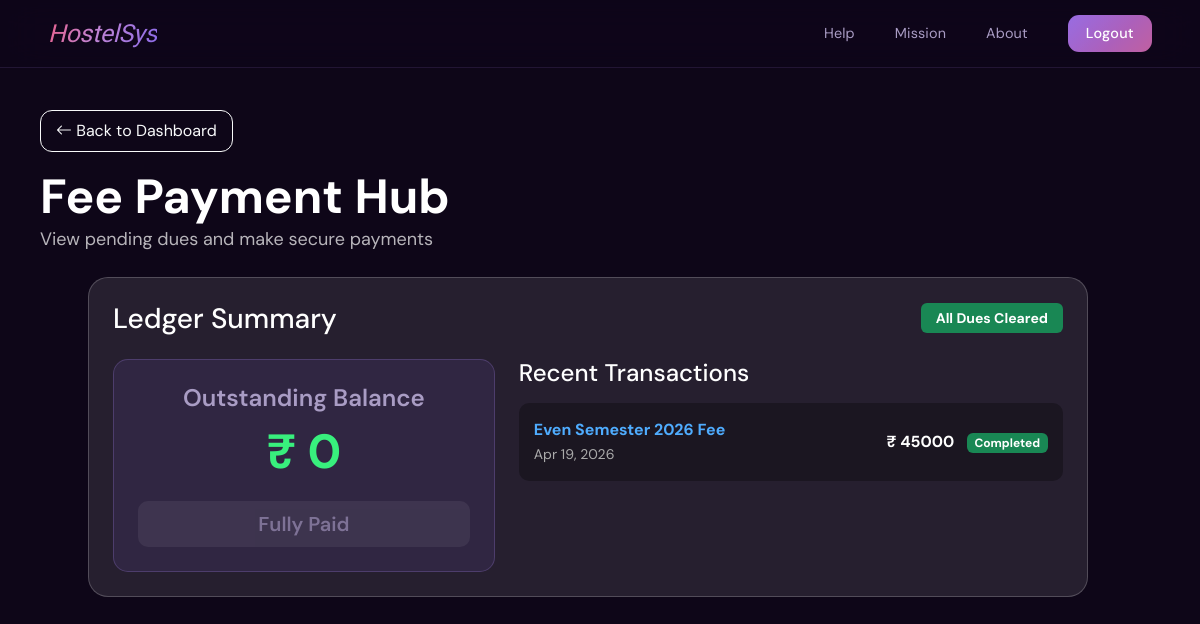
Page /student-fees/ (signed in) on the committed database.
### startpage/models.py (models this page shows, shortened)
class Fee(models.Model):
    class PaymentStatus(models.TextChoices):
        PAID = 'PAID', 'Paid'
        PENDING = 'PENDING', 'Pending'
        OVERDUE = 'OVERDUE', 'Overdue'
    student = models.ForeignKey(settings.AUTH_USER_MODEL, on_delete=models.CASCADE, related_name='fees')
    amount = models.DecimalField(max_digits=10, decimal_places=2)
    semester = models.CharField(max_length=20)
    payment_status = models.CharField(max_length=20, choices=PaymentStatus.choices, default=PaymentStatus.PENDING)
    paid_on = models.DateField(null=True, blank=True)
    created_at = models.DateTimeField(auto_now_add=True)
    updated_at = models.DateTimeField(auto_now=True)
    class Meta:
        ordering = ['-created_at']

### startpage/views.py (the view)
# urls.py: path('student-fees/', views.student_fees, name='student_fees'),
@login_required
def student_fees(request):
    if request.user.is_staff or request.user.is_superuser:
        return redirect('dashboard')
    pending_fee = Fee.objects.filter(student=request.user, payment_status=Fee.PaymentStatus.PENDING).first()
    paid_fees = Fee.objects.filter(student=request.user, payment_status=Fee.PaymentStatus.PAID).order_by('-paid_on', '-updated_at')[:5]
    return render(request, 'student_fees.html', {
        'pending_fee': pending_fee,
        'paid_fees': paid_fees,
    })

### templates/student_fees.html (shortened to what this page needs)
{% extends 'base.html' %}
{% block content %}
<main class="dashboard-content" style="padding: 110px 40px 50px 40px; min-height: calc(100vh - 80px);">
  <div class="mb-4">
    <a href="{% url 'dashboard' %}" class="btn btn-outline-light mb-3" style="border-radius: 12px; padding: 8px 15px;"><i class="bi bi-arrow-left"></i> Back to Dashboard</a>
    <h1 style="font-size: 48px; font-weight: 700; color: #fff; margin-bottom: 0;">Fee Payment Hub</h1>
    <p style="color: rgba(255,255,255,0.7); font-size: 18px;">View pending dues and make secure payments</p>
  </div>
  <div class="row" id="fees" style="width: 100%;">
    <div class="col-12 mb-4">
      <div class="card p-4 mx-auto" style="background: rgba(255,255,255,0.1); border-radius: 20px; border: 1px solid rgba(255,255,255,0.2); max-width: 1000px;">
          <div class="d-flex justify-content-between align-items-center mb-4">
            <h3 style="color:#fff; margin-bottom: 0;">Ledger Summary</h3>
            {% if pending_fee %}
            <span class="badge bg-danger" style="font-size: 14px; padding: 8px 15px;">Next Due: {{ pending_fee.semester }}</span>
            {% else %}
            <span class="badge bg-success" style="font-size: 14px; padding: 8px 15px;">All Dues Cleared</span>
            {% endif %}
          </div>
          <div class="row">
            <div class="col-md-5 mb-4 mb-md-0">
              <div class="p-4 h-100 d-flex flex-column justify-content-center" style="background: rgba(139, 107, 232, 0.1); border: 1px solid var(--border-mid); border-radius: 15px; text-align: center; color: white;">
                 <h4 style="font-weight: 600; margin-bottom: 10px; color: var(--text-secondary);">Outstanding Balance</h4>
                 {% if pending_fee %}
                 <h1 id="outstanding-balance-text" style="font-size: 48px; font-weight: 700; margin-bottom: 20px; color: var(--accent-violet);">₹ {{ pending_fee.amount|floatformat:0 }}</h1>
                 <button id="initiate-payment-btn" class="btn btn-light btn-lg w-100" style="background: var(--accent-violet); border: none; border-radius: 10px; font-weight: 600; color: #fff;">Pay Now</button>
                 {% else %}
                 <h1 id="outstanding-balance-text" style="font-size: 48px; font-weight: 700; margin-bottom: 20px; color: #38ef7d;">₹ 0</h1>
                 <button id="initiate-payment-btn" class="btn btn-light btn-lg w-100" style="background: rgba(255,255,255,0.1); border: none; border-radius: 10px; font-weight: 600; color: var(--text-secondary);" disabled>Fully Paid</button>
                 {% endif %}
              </div>
            </div>
            <div class="col-md-7">
              <h4 style="color:#fff; margin-bottom: 15px;">Recent Transactions</h4>
              <ul id="dynamic-transactions" style="list-style: none; padding: 0;">
                {% for p_fee in paid_fees %}
                <li style="background: rgba(0,0,0,0.3); padding: 15px; border-radius: 10px; margin-bottom: 10px; display: flex; justify-content: space-between; align-items: center;">
                  <div>
                    <strong style="color: #4facfe;">{{ p_fee.semester }} Fee</strong>
                    <br><small style="color: #aaa;">{{ p_fee.paid_on|date:"M d, Y" }}</small>
                  </div>
                  <div>
                    <strong style="color: #fff;">₹ {{ p_fee.amount|floatformat:0 }}</strong>
                    <span class="badge bg-success ms-2">Completed</span>
                  </div>
                </li>
                {% empty %}
                <li style="background: rgba(0,0,0,0.3); padding: 15px; border-radius: 10px; margin-bottom: 10px; display: flex; justify-content: center; align-items: center;">
                  <strong style="color: var(--text-muted);">No recent transactions</strong>
                </li>
                {% endfor %}
              </ul>
            </div>
          </div>
      </div>
    </div>
  </div>
</main>
{% endblock %}

### templates/base.html (style rules this page uses)
:root { --bg-deep: #0e0618; --bg-mid: #160d24; --bg-surface: #1e1230; --bg-card: #261740; --bg-input: #1a0f2e; --accent-rose: #e8608a; --accent-violet: #8b6be8; --accent-soft: #c084d4; --text-primary: #f4eeff; --text-secondary: #a99cc4; --text-muted: #6d5f8a; --border-subtle: rgba(180,140,255,0.12); --border-mid: rgba(180,140,255,0.22); }
*, *::before, *::after { box-sizing: border-box; }
html, body { height: 100%; margin: 0; padding: 0; width: 100%; overflow-x: hidden; background: var(--bg-deep) !important; color: var(--text-primary) !important; font-family: 'DM Sans', system-ui, sans-serif !important; -webkit-font-smoothing: antialiased; }
body::before { content: ''; position: fixed; inset: 0; z-index: -1; background: radial-gradient(ellipse 60% 50% at 20% 10%, rgba(139,107,232,0.14) 0%, transparent 70%), radial-gradient(ellipse 50% 60% at 85% 80%, rgba(232,96,138,0.12) 0%, transparent 70%), radial-gradient(ellipse 40% 40% at 55% 45%, rgba(192,132,212,0.07) 0%, transparent 60%); pointer-events: none; }
body::after { content: ''; position: fixed; inset: 0; z-index: -1; background-image: radial-gradient(circle, rgba(255,255,255,0.028) 1px, transparent 1px); background-size: 28px 28px; pointer-events: none; }
.mb-4 { margin-bottom: 1.5rem; }

### rows in the picture
Fee: semester "Even Semester 2026", paid_on "Apr 19, 2026", amount "45000"
